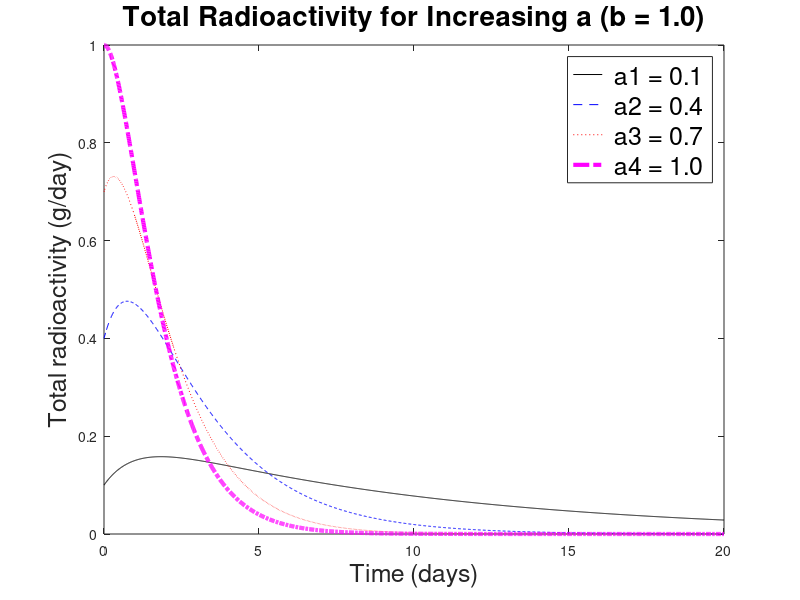

Here is the MATLAB script that generated this plot:
% Radioactive Chain of Three Elements
% Chain: Bi210 -> Po210 -> Pb206
% MTH/CSC 4170

% R= decay_A_to_B + decay_B_to_C = a*A + b*B
%% Clear workspace
clear all;
%% Initialize variables

% set up for time increments, vector (array) of x (time) values
deltaX = 0.01;      % time step (days)
tf = 20;             % final time (days)
x = 0:deltaX:tf;    % time vector (days)
% Constants
a1 = 0.1;     % decay rate of substanceA (1/day)
a2 = 0.4;     % decay rate of substanceA 1/day)
a3 = 0.7;     % decay rate of substanceA (1/day)
a4 = 1;       % decay rate of substanceA(1/day)
b  = 1;       % decay rate of substanceB(1/day)
A0 = 1;       % initial mass of substanceA (g)
% Stock vars and initial conditions
% substanceC is stable and not needed for total radioactivity
A1(1) = A0;   B1(1) = 0;    % a1 mass vectors (g)
A2(1) = A0;   B2(1) = 0;    % a2 mass vectors (g)
A3(1) = A0;   B3(1) = 0;    % a3 mass vectors (g)
A4(1) = A0;   B4(1) = 0;    % a4 mass vectors (g)

%% Main loop
for i = 2:length(x)
    % Forward Euler
    A1(i) = A1(i-1) + (-a1*A1(i-1))* deltaX;
    B1(i) = B1(i-1)+ (a1*A1(i-1) - b*B1(i-1))* deltaX;
    A2(i) = A2(i-1) + (-a2*A2(i-1)) *deltaX;
    B2(i) = B2(i-1) +(a2*A2(i-1) - b*B2(i-1))* deltaX;
    A3(i) = A3(i-1)+ (-a3*A3(i-1)) * deltaX;
    B3(i) = B3(i-1) + (a3*A3(i-1) - b*B3(i-1))* deltaX;
    A4(i) = A4(i-1)+ (-a4*A4(i-1)) *deltaX;
    B4(i) = B4(i-1) + (a4*A4(i-1) - b*B4(i-1)) * deltaX;

end
%% Total radioactivity in grams per day
R1 = a1*A1 + b*B1;
R2 = a2*A2 + b*B2;
R3 = a3*A3 + b*B3;
R4 = a4*A4 + b*B4;

%% max R is total radioactivity per i iteration which represents time. gets the point of max total radioactivity for each of 4 cases
[R1_max, i1]=max(R1);
[R2_max, i2]=max(R2);
[R3_max, i3]=max(R3);
[R4_max, i4]= max(R4);
%displaying the values for discussion
disp(['a(0.1):  maximum at t = ', num2str(x(i1)), ' days']);
disp(['a(0.4:  maximum at t = ', num2str(x(i2)), ' days']);
disp(['a = 0.7:  maximum at t = ', num2str(x(i3)), ' days']);
disp(['a = 1.0:  maximum at t = ', num2str(x(i4)), ' days']);

%% Plot Solutions
figure()
plot(x, R1, 'k', x, R2, 'b--', x, R3, 'r:', x, R4, 'm-.', 'LineWidth', 3.0);
% Label both axes
xlabel('Time (days)', 'fontsize', 18);
ylabel('Total radioactivity (g/day)', 'fontsize', 18);
% Add legend
legend({' a1 = 0.1', ' a2 = 0.4', ' a3 = 0.7', ' a4 = 1.0'}, ...
    'fontsize', 18, 'location', 'northeast');
% Add plot title
title(['Total Radioactivity for Increasing a (b = 1.0)'], 'fontsize', 20);
